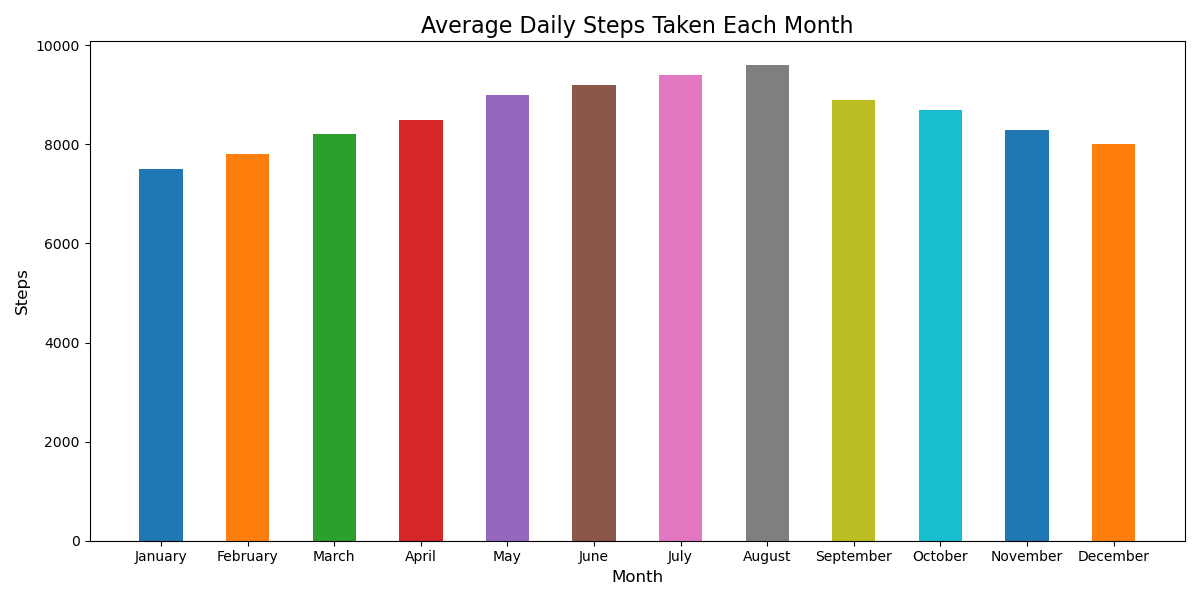

Generate this figure with Python:

import matplotlib.pyplot as plt

# Data to plot
months = ['January', 'February', 'March', 'April', 'May', 'June',
          'July', 'August', 'September', 'October', 'November', 'December']
steps = [7500, 7800, 8200, 8500, 9000, 9200, 9400, 9600, 8900, 8700, 8300, 8000]

# Plot a vertical bar chart
plt.figure(figsize=(12, 6))  # Width and height of the chart
plt.bar(x=months, height=steps, color=[
    '#1f77b4', '#ff7f0e', '#2ca02c', '#d62728', 
    '#9467bd', '#8c564b', '#e377c2', '#7f7f7f', 
    '#bcbd22', '#17becf', '#1f77b4', '#ff7f0e'], 
    width=0.5)  # Band width of the bars

# Set the title and labels
plt.title('Average Daily Steps Taken Each Month', fontsize=16)
plt.ylabel('Steps', fontsize=12)
plt.xlabel('Month', fontsize=12)

# Display the chart
plt.tight_layout()  # Adjust the padding between and around subplots.
plt.show()
